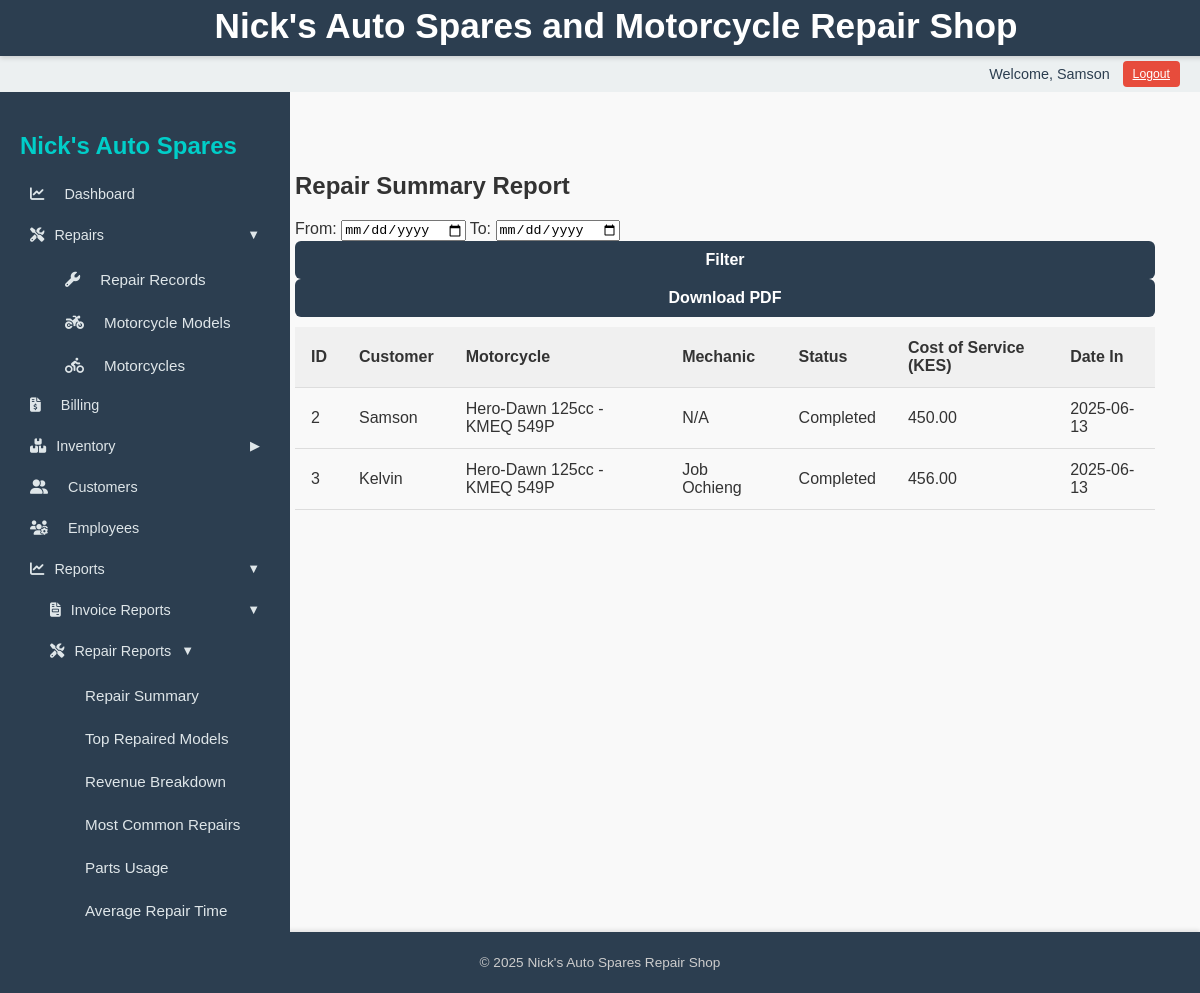
The page /reports/repairs/summary/ (signed in) on the database as committed earlier.
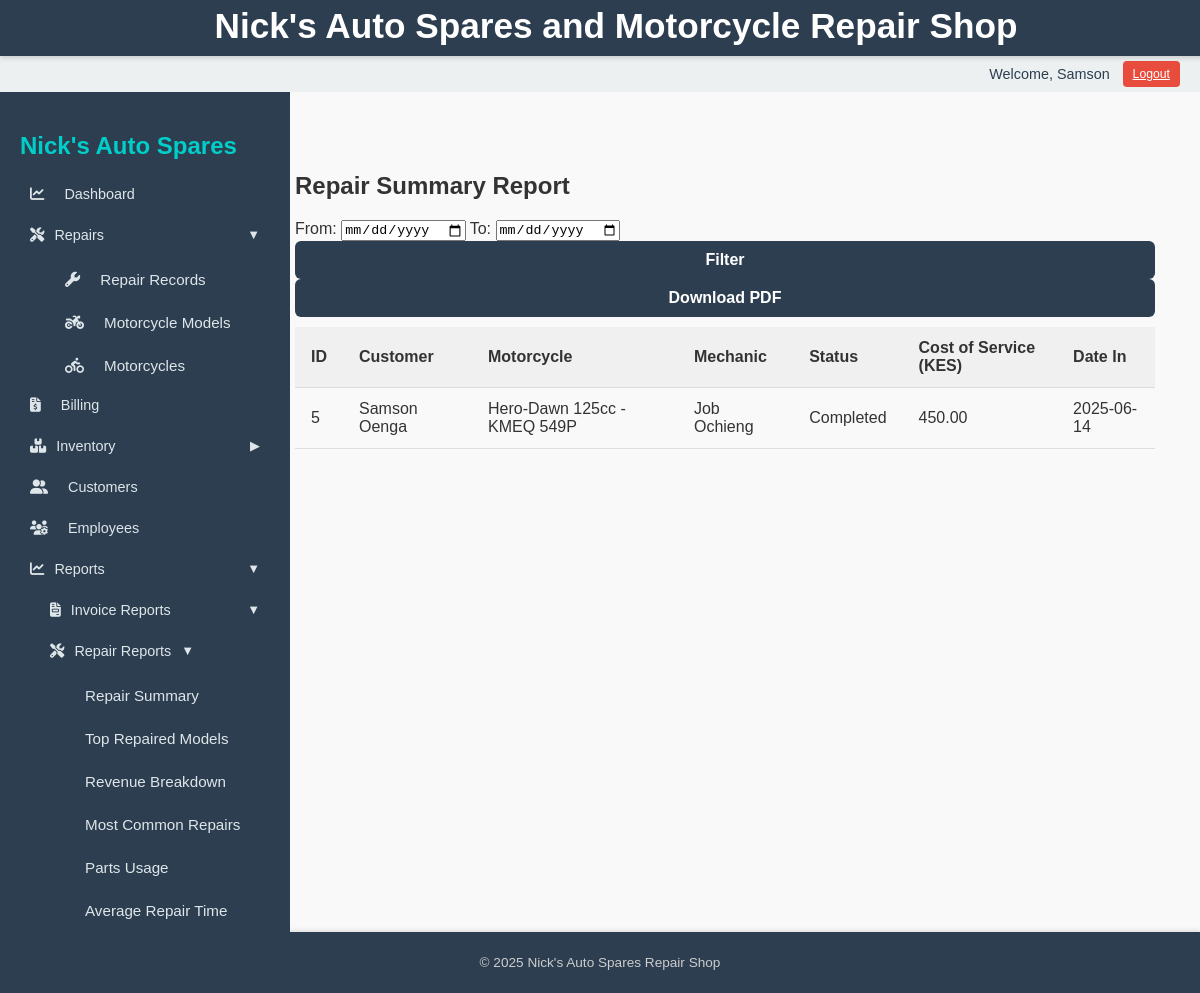
The same page on the database as committed later.
### repairs/models.py (models this page shows, shortened)
class RepairRecord(models.Model):
    STATUS_CHOICES = [
        ('Pending', 'Pending'),
        ('Completed', 'Completed'),
        ('Cancelled', 'Cancelled'),
    ]
    customer = models.ForeignKey(Customer, on_delete=models.CASCADE)
    mechanic = models.ForeignKey(Employee, on_delete=models.SET_NULL, null=True, blank=True)
    motorcycle = models.ForeignKey(
                                        'repairs.Motorcycle',
                                        on_delete=models.CASCADE,
                                        null=True,
                                        blank=True
                                    )
    complaint = models.TextField()
    work_done = models.TextField(blank=True, null=True)
    cost_of_service = models.DecimalField(max_digits=10, decimal_places=2, default=0.0)
    date_in = models.DateTimeField()
    date_out = models.DateTimeField(blank=True, null=True)
    status = models.CharField(max_length=10, choices=STATUS_CHOICES, default='Pending')

class Motorcycle(models.Model):
    customer = models.ForeignKey(Customer, on_delete=models.CASCADE, related_name='motorcycles')
    model = models.ForeignKey('MotorcycleModel', on_delete=models.SET_NULL, null=True)
    license_plate = models.CharField(max_length=20, unique=True, blank=True, null=True)
    year = models.PositiveIntegerField(blank=True, null=True)

class MotorcycleModel(models.Model):
    name = models.CharField(max_length=100, unique=True)
    manufacturer = models.CharField(max_length=100, blank=True, null=True)

### customers/models.py (models this page shows, shortened)
class Customer(models.Model):
    name = models.CharField(max_length=100)
    phone_number = models.CharField(max_length=20, unique=True)
    email = models.EmailField(blank=True, null=True)
    address = models.TextField(blank=True, null=True)
    date_created = models.DateTimeField(auto_now_add=True)

### employees/models.py (models this page shows, shortened)
class Employee(models.Model):
    name = models.CharField(max_length=100)
    role = models.CharField(max_length=50)  # Mechanic, Cashier, etc.
    phone_number = models.CharField(max_length=20, blank=True, null=True)
    email = models.EmailField(blank=True, null=True)
    hire_date = models.DateTimeField(auto_now_add=True)

### reports/views.py (the view)
# urls.py: path('repairs/summary/', views.repair_summary_report, name='repair_summary_report'),
@login_required
def repair_summary_report(request):
    from_date, to_date = parse_date_range(request)
    repairs = RepairRecord.objects.select_related('customer', 'motorcycle__model', 'mechanic')
    if from_date:
        repairs = repairs.filter(date_in__gte=from_date)
    if to_date:
        repairs = repairs.filter(date_in__lte=to_date)
    context = {
        "repairs": repairs,
        "from_date": from_date,
        "to_date": to_date
    }
    if request.GET.get("format") == "pdf":
        return render_pdf_view("reports/repair_reports/repair_summary_report_pdf.html", context, "repair-summary.pdf")
    return render(request, "reports/repair_reports/repair_summary_report.html", context)

### reports/utils.py (called while the page is built)
def parse_date_range(request):
    from_date = request.GET.get("from")
    to_date = request.GET.get("to")
    try:
        from_date = datetime.datetime.strptime(from_date, "%Y-%m-%d").date() if from_date else None
        to_date = datetime.datetime.strptime(to_date, "%Y-%m-%d").date() if to_date else None
    except ValueError:
        from_date = to_date = None
    return from_date, to_date

### templates/reports/repair_reports/repair_summary_report.html
{% extends "base_dashboard.html" %}
{% block content %}
<h2>Repair Summary Report</h2>
<form method="get">
    <label>From: <input type="date" name="from" value="{{ from_date }}"></label>
    <label>To: <input type="date" name="to" value="{{ to_date }}"></label>
    <button type="submit" class="btn">Filter</button>
    {% if repairs %}
    <button type="submit" name="format" value="pdf" class="btn">Download PDF</button>
    {% endif %}
</form>
{% if repairs %}
<table class="styled-table">
    <thead>
        <tr>
            <th>ID</th>
            <th>Customer</th>
            <th>Motorcycle</th>
            <th>Mechanic</th>
            <th>Status</th>
            <th>Cost of Service (KES)</th>
            <th>Date In</th>
        </tr>
    </thead>
    <tbody>
        {% for repair in repairs %}
        <tr>
            <td>{{ repair.id }}</td>
            <td>{{ repair.customer.name }}</td>
            <td>
                {% if repair.motorcycle %}
                    {{ repair.motorcycle.model.name }} - {{ repair.motorcycle.license_plate }}
                {% else %}
                    N/A
                {% endif %}
            </td>
            <td>
                {% if repair.mechanic %}
                    {{ repair.mechanic.name }}
                {% else %}
                    N/A
                {% endif %}
            </td>
            <td>{{ repair.status }}</td>
            <td>{{ repair.cost_of_service }}</td>
            <td>{{ repair.date_in|date:"Y-m-d" }}</td>
        </tr>
        {% endfor %}
    </tbody>
</table>
{% else %}
<p>No repairs found in this range.</p>
{% endif %}
{% endblock %}

### templates/base_dashboard.html (shortened to what this page needs)
{% load static %}
<!DOCTYPE html>
<html lang="en">
<head>
    <link rel="stylesheet" href="{% static 'css/styles.css' %}">
    <link rel="stylesheet" href="https://cdnjs.cloudflare.com/ajax/libs/font-awesome/6.5.0/css/all.min.css" />
    <link rel="stylesheet" href="https://cdnjs.cloudflare.com/ajax/libs/font-awesome/6.5.0/css/all.min.css">
</head>
<body>
    <header>
        <h1>Nick's Auto Spares and Motorcycle Repair Shop</h1>
    </header>
    <nav class="user-nav">
        {% if user.is_authenticated %}
            <span class="username">Welcome, {{ user.username }}</span>
            <form method="post" action="{% url 'logout' %}">
                <button type="submit" class="logout-button">Logout</button>
            </form>
        {% else %}
            <a href="{% url 'login' %}" class="button">Login</a>
        {% endif %}
    </nav>
    <div class="layout-container">
        <aside class="sidebar" id="sidebar">
            <h2>Nick's Auto Spares</h2>
            <a href="{% url 'reports_overview' %}" class="{% if request.path == '/reports/overview/' %}active{% endif %}">
                <i class="fas fa-chart-line"></i> Dashboard
            </a>
            <button class="toggle {% if 'repairs' in request.path or 'motorcycles' in request.path or 'motorcyclemodels' in request.path %}active{% endif %}" onclick="toggleMenu('repairsSubmenu', this)">
                <i class="fas fa-tools"></i> Repairs
                <span class="chevron" style="margin-left:auto;">&#9660;</span>
            </button>
            <div id="repairsSubmenu" class="submenu {% if 'repairs' in request.path or 'motorcycles' in request.path or 'motorcyclemodels' in request.path %}show{% endif %}">
                <a href="{% url 'repair_list' %}" class="{% if request.path == '/repairs/' %}active{% endif %}">
                    <i class="fas fa-wrench"></i> Repair Records
                </a>
                <a href="{% url 'motorcycle_model_list' %}" class="{% if request.path == '/repairs/motorcyclemodels/' %}active{% endif %}">
                    <i class="fas fa-motorcycle"></i> Motorcycle Models
                </a>
                <a href="{% url 'motorcycle_list' %}" class="{% if request.path == '/repairs/motorcycles/' %}active{% endif %}">
                    <i class="fas fa-biking"></i> Motorcycles
                </a>
            </div>
            <a href="{% url 'invoice_list' %}" class="{% if 'billing' in request.path %}active{% endif %}">
                <i class="fas fa-file-invoice-dollar"></i> Billing
            </a>
            <button class="toggle {% if 'inventory' in request.path or 'suppliers' in request.path or 'partcategory' in request.path %}active{% endif %}" onclick="toggleMenu('inventorySubmenu', this)">
                <i class="fas fa-boxes"></i> Inventory
                <span class="chevron" style="margin-left:auto;">&#9654;</span>
            </button>
            <a href="{% url 'customer_list' %}" class="{% if 'customers' in request.path %}active{% endif %}">
                <i class="fas fa-user-friends"></i> Customers
            </a>
            <a href="{% url 'employee_list' %}" class="{% if 'employees' in request.path %}active{% endif %}">
                <i class="fas fa-users-cog"></i> Employees
            </a>
            <button class="toggle {% if '/reports/' in request.path %}active{% endif %}" onclick="toggleMenu('reportsSubmenu', this)">
                <i class="fas fa-chart-line"></i> Reports
                <span class="chevron" style="margin-left:auto;">&#9660;</span>
            </button>
            <div id="reportsSubmenu" class="submenu {% if '/reports/' in request.path %}show{% endif %}">
                <button class="toggle {% if '/reports/invoices/' in request.path %}active{% endif %}" onclick="toggleMenu('invoiceReportsSubmenu', this)">
                    <i class="fas fa-file-invoice"></i> Invoice Reports
                    <span class="chevron" style="margin-left:auto;">&#9660;</span>
                </button>
                <button class="toggle {% if '/reports/repairs/' in request.path %}active{% endif %}" onclick="toggleMenu('repairReportsSubmenu', this)">
                    <i class="fas fa-tools"></i> Repair Reports
                    <span class="chevron">&#9660;</span>
                </button>
                <div id="repairReportsSubmenu" class="submenu {% if '/reports/repairs/' in request.path %}show{% endif %}">
                    <a href="{% url 'repair_summary_report' %}">Repair Summary</a>
                    <a href="{% url 'top_models_report' %}">Top Repaired Models</a>
                    <a href="{% url 'repair_revenue_report' %}">Revenue Breakdown</a>
                    <a href="{% url 'most_common_repairs_report' %}">Most Common Repairs</a>
                    <a href="{% url 'repair_parts_usage_report' %}">Parts Usage</a>
                    <a href="{% url 'average_repair_time_report' %}">Average Repair Time</a>
                </div>
            </div>
        </aside>
    <main class="main-content">
        <div class="content-wrapper">
            {% block content %}
            {% endblock %}
        </div>
    </main>
    </div>
    <footer>
        <p>&copy; 2025 Nick's Auto Spares Repair Shop</p>
    </footer>
</body>
</html>

### static/css/styles.css (style rules this page uses)
body { font-family: Arial, sans-serif; background-color: #f9f9f9; color: #333; margin: 0; padding: 0; }
h1 { text-align: center; margin-top: 20px; }
button.btn { width: 100%; padding: 10px; background-color: #2c3e50; color: white; font-weight: bold; border: none; border-radius: 6px; cursor: pointer; font-size: 16px; }
header { background-color: #2c3e50; color: white; padding: 1rem; text-align: center; }
nav.user-nav { background-color: #ecf0f1; padding: 10px 20px; text-align: right; }
main { padding: 20px; }
footer { background-color: #2c3e50; color: white; text-align: center; padding: 10px; margin-top: 40px; }
.button, .logout-button, input[type="submit"], button { background-color: #2c3e50; color: white; border: none; padding: 6px 12px; text-decoration: none; border-radius: 4px; cursor: pointer; font-size: 0.9rem; }
.logout-button { background: none; color: blue; border: none; padding: 0; text-decoration: underline; font-size: 1rem; }
.styled-table { width: 100%; border-collapse: collapse; margin-top: 10px; }
.styled-table th, .styled-table td { padding: 12px 16px; border-bottom: 1px solid #ddd; text-align: left; }
.styled-table thead { background-color: #f0f0f0; font-weight: bold; }

### templates/base_dashboard.html (style rules this page uses)
body { margin: 0; font-family: Arial, sans-serif; height: 100vh; }
.sidebar { width: 250px; background-color: #2c3e50; color: #fff; padding: 20px; height: 100vh; overflow-y: auto; }
.sidebar h2 { color: #00cec9; margin-bottom: 1rem; }
.sidebar a, .sidebar button.toggle { display: flex; align-items: center; gap: 10px; padding: 10px; color: #dfe6e9; text-decoration: none; margin-bottom: 5px; background: none; border: none; text-align: left; width: 100%; cursor: pointer; font-size: 0.9em;; }
.sidebar a:hover, .sidebar .active, .sidebar button.toggle:hover { background-color: #2980b9; color: #2d3436; }
.sidebar:not(.hidden) { transform: translateX(0); }
.sidebar a i { margin-right: 10px; }
.layout-container { display: grid; grid-template-columns: 250px 1fr; min-height: calc(100vh - 56px - 36px); margin-top: 92px; }
.main-content { display: flex; justify-content: center; align-items: flex-start; padding: 40px 20px; overflow-y: auto; width: 100%; box-sizing: border-box; }
.content-wrapper { width: 100%; max-width: 900px; padding: 20px; box-sizing: border-box; }
.submenu { display: none; flex-direction: column; margin-left: 20px; }
.submenu a { font-size: 0.95em; padding-left: 25px; margin: 3px 0; }
.submenu.show { display: flex; }
.chevron { font-size: 0.9em; transition: transform 0.2s ease; }
.user-nav { position: fixed; top: 56px; left: 0; width: 100%; height: 36px; background-color: #2c3e50; color: #2c3e50; padding: 0 1rem; display: flex; justify-content: flex-end; align-items: center; gap: 0.8rem; font-size: 0.9em; box-sizing: border-box; z-index: 999; transition: transform 0.3s ease; will-change: transform; }
.user-nav .username { font-weight: 500; }
.logout-button, .user-nav .button { background-color: #e74c3c; color: #fff; border: none; padding: 6px 10px; cursor: pointer; font-size: 0.85em; border-radius: 4px; }
header { position: fixed; top: 0; left: 0; width: 100%; height: 56px; background-color: #2c3e50; color: #fff; padding: 0 1rem; display: flex; align-items: center; justify-content: center; z-index: 1000; font-size: 1.1em; font-weight: 600; box-shadow: 0 2px 5px rgba(0,0,0,0.15); transition: transform 0.3s ease; will-change: transform; }
footer { background-color: #2c3e50; color: #ccc; text-align: center; padding: 0.6rem; font-size: 0.85em; margin-top: auto; box-shadow: 0 -2px 4px rgba(0,0,0,0.1); }

Rows that differ between the two databases and show on the page:
removed RepairRecord: id "2", customer.name "Samson", motorcycle.model.name "Hero-Dawn 125cc", motorcycle.license_plate "KMEQ 549P", shows "N/A", status "Completed", cost_of_service "450.00", date_in "2025-06-13"
removed RepairRecord: id "3", customer.name "Kelvin", motorcycle.model.name "Hero-Dawn 125cc", motorcycle.license_plate "KMEQ 549P", mechanic.name "Job Ochieng", status "Completed", cost_of_service "456.00", date_in "2025-06-13"
added RepairRecord: id "5", customer.name "Samson Oenga", motorcycle.model.name "Hero-Dawn 125cc", motorcycle.license_plate "KMEQ 549P", mechanic.name "Job Ochieng", status "Completed", cost_of_service "450.00", date_in "2025-06-14"
